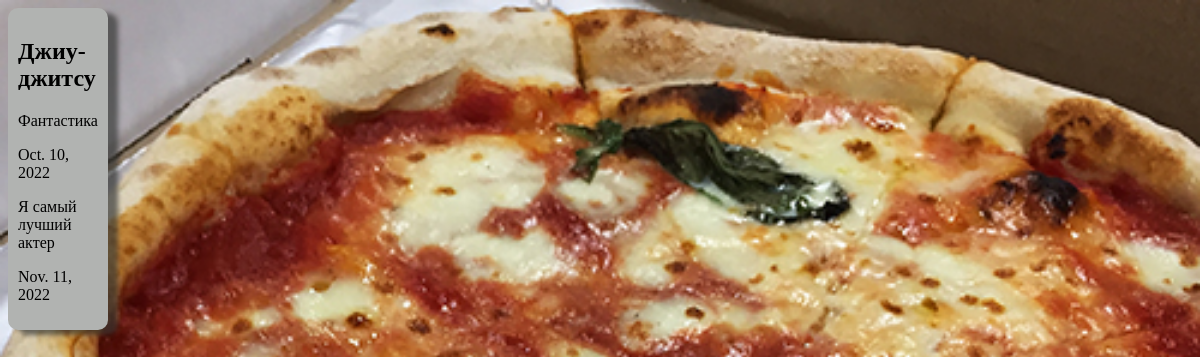
Before: / with the older database file.
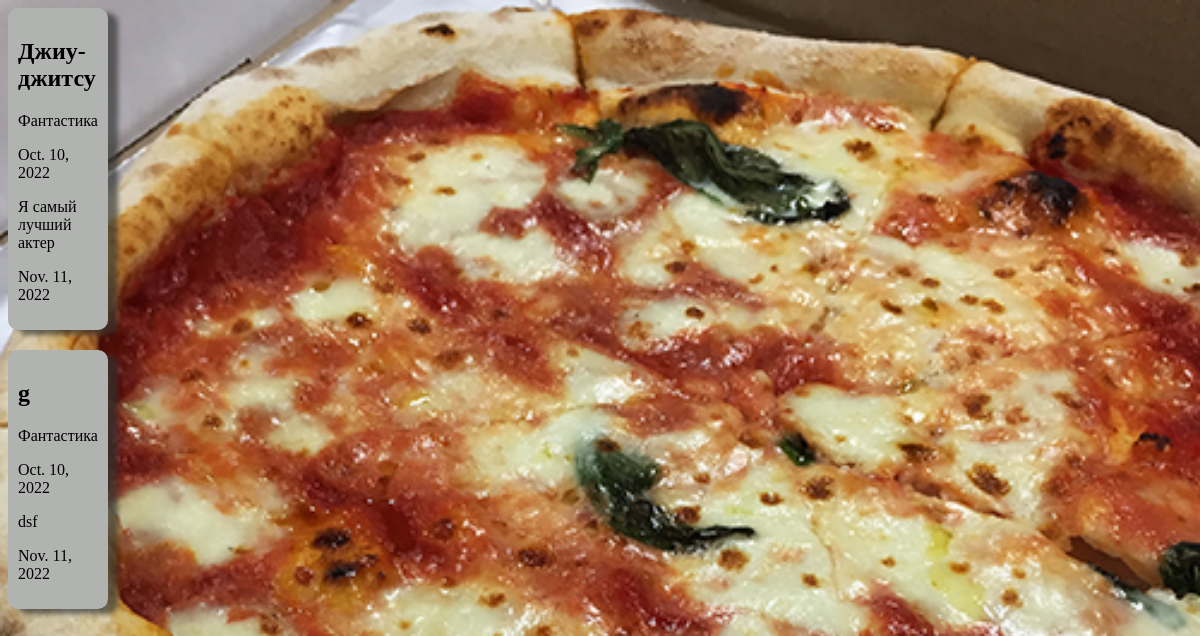
After: the same page with the newer database file.
### films/models.py (models this page shows, shortened)
class Films(models.Model):
    name = models.CharField(max_length=20)
    category = models.ForeignKey(Category, on_delete=models.CASCADE)
    release_date = models.DateField()
    actors = models.CharField(max_length=100)
    show_date = models.DateField()

class Category(models.Model):
    name = models.CharField(max_length=20)
    def __str__(self):
        return self.name

### films/views.py (the view)
# urls.py: path('', views.index, name='films'),
def index(request):
    films = models.Films.objects.all()
    return render(request, 'films/index.html', context={'films': films})

### films/templates/films/index.html (shortened to what this page needs)
{% load static %}
<!DOCTYPE html>
<html lang="en">
<head>
    <link rel="stylesheet" href="{% static 'films/css/style.css' %}">
</head>
<body>
    {% for film in films %}
    <div class="film">
        <div class="film__info">
            <h2>{{ film.name }}</h2>
            <p>{{ film.category }}</p>
            <p>{{ film.release_date }}</p>
            <p>{{ film.actors }}</p>
            <p>{{ film.show_date }}</p>
        </div>
    </div>
    {% endfor %}
</body>
</html>

Changed rows visible on the page:
added Films: name "g", category "Фантастика", release_date "Oct. 10, 2022", actors "dsf", show_date "Nov. 11, 2022"
